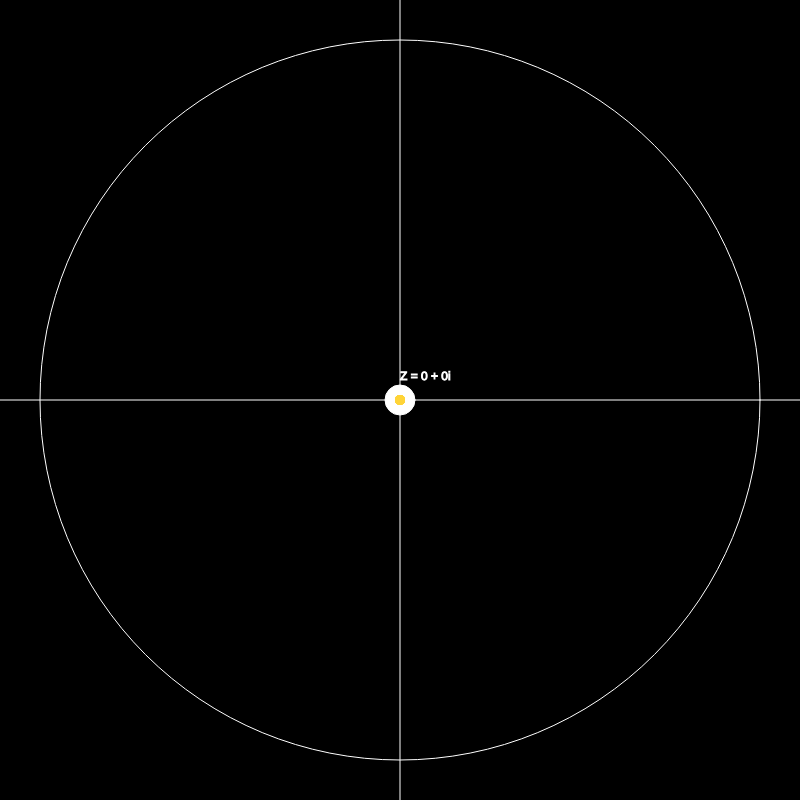
Frame 1 (no input)
Frame 60 (no input): identical to frame 1, image omitted
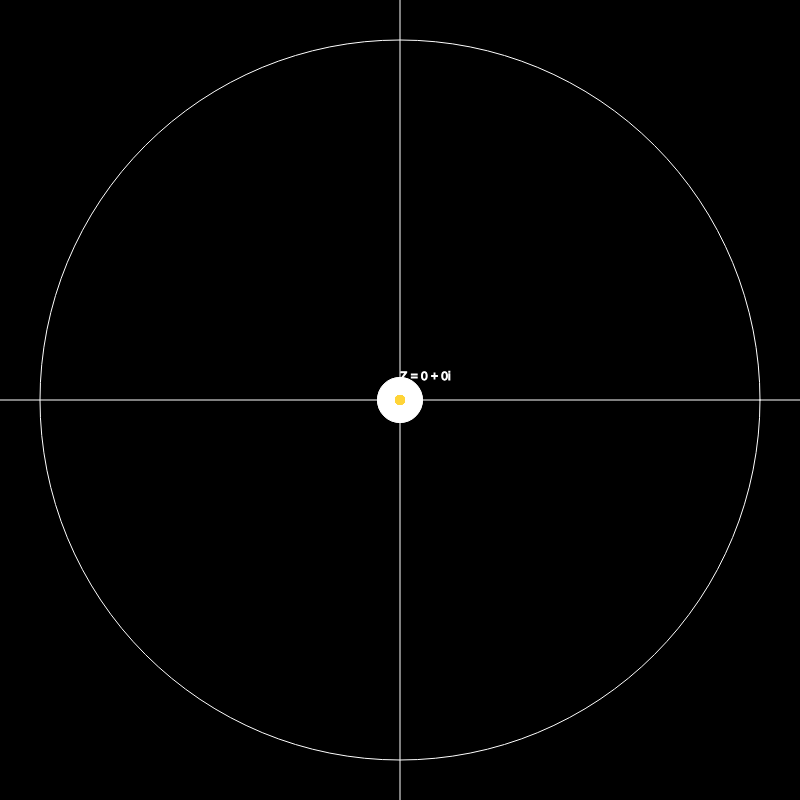
Frame 120 (the mouse pressed at the canvas centre since frame 60)

The p5.js sketch that drew these frames (run headless with seeded random() and noise() and a simulated clock; from frame 60 on, the mouse is pressed at the canvas centre):

// p5.js sketch
// ── sketch.js
// Defining variables
var side = 800;
var Z = {
  x: side / 2,
  y: side / 2,
  diameter: 30
};

// Function that squares complex numbers
function complexSquare(coords) {
  let a = coords[0];
  let b = coords[1];

  return ([pow(a, 2) - pow(b, 2), 2 * a * b]);
}

// Get n iterations after z
function getIterations(z, n) {
  var iterations = [];
  append(iterations, z);

  for (let i = 0; i < n; i++) {
    append(iterations, complexSquare(iterations.reverse()[0]));
  }

  return (iterations);

}

// Converts screen coords to graph coords
function onGraph(screen_coords) {
  graphX = map(screen_coords[0], 0, side, -1.25, 1.25);
  graphY = map(screen_coords[1], 0, side, 1.25, -1.25);
  return ([graphX, graphY])
}

// Converts graph coords to screen coords
function onScreen(graph_coords) {
  screenX = map(graph_coords[0], -1.25, 1.25, 0, side);
  screenY = map(graph_coords[1], 1.25, -1.25, 0, side);
  return ([screenX, screenY])
}

// Create canvas
function setup() {
  createCanvas(side, side);
  frameRate(60);
}

// Main sequence
function draw() {
  let mouse = [mouseX, mouseY];
  let Z_graph = onGraph([Z.x, Z.y]);

  background(0);
  noFill();
  stroke(255);
  ellipse(side/2, side/2, onScreen([1, 0])[0]);
  fill(255);


  // Draw axes
  stroke(255);
  line(0, side / 2, side, side / 2);
  line(side / 2, 0, side / 2, side);

  // Bounding circle while mouse-hover
  if (dist(Z.x, Z.y, mouse[0], mouse[1]) < Z.diameter / 2) {
    fill(0);
    stroke(255);
    ellipse(Z.x, Z.y, 45);
  }

  // Make Z ellipse draggable
  if (dist(Z.x, Z.y, mouse[0], mouse[1]) < Z.diameter / 2 && mouseIsPressed) {
    fill(255);
    Z.x = mouse[0];
    Z.y = mouse[1];
    Z.diameter = 45;
  }

  // Draw Z ellipse
  fill(255);
  ellipse(Z.x, Z.y, Z.diameter);
  Z.diameter = 30;
  text("Z".concat(' = ', str(Z_graph[0]), ' + ', str(Z_graph[1]), 'i'), Z.x, Z.y - 20)

  // Get n iterations after z and draw ellipses for each
  let iterations_array = getIterations(Z_graph, 10);
  for(let i=0; i < iterations_array.length; i++) {
    let iteration_screen = onScreen(iterations_array[i]);
    fill(255, 212, 56)
    noStroke();
    ellipse(iteration_screen[0], iteration_screen[1], 10);
    // fill(255);
    // text(str(i), iteration_screen[0], iteration_screen[1] - 20)
  }

}
